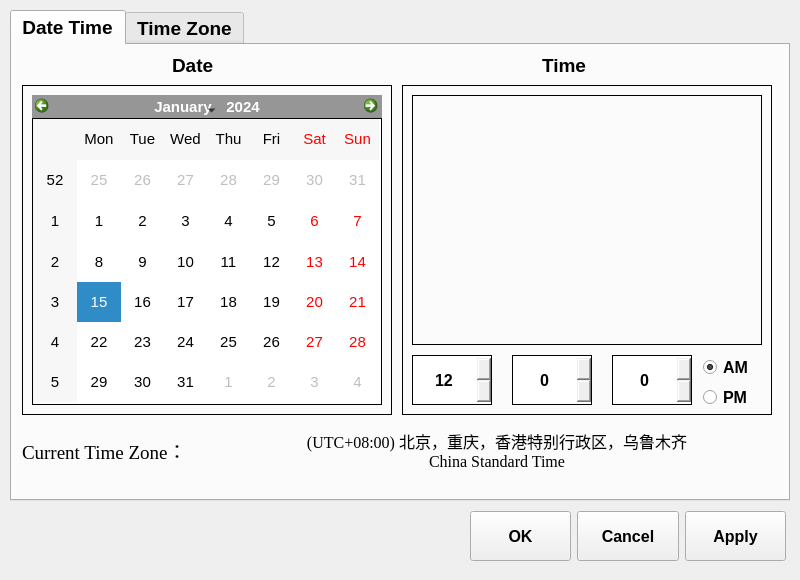
<?xml version="1.0" encoding="UTF-8"?>
<ui version="4.0">
 <class>MainWindow</class>
 <widget class="QMainWindow" name="MainWindow">
  <property name="geometry">
   <rect>
    <x>0</x>
    <y>0</y>
    <width>800</width>
    <height>580</height>
   </rect>
  </property>
  <property name="windowTitle">
   <string>MainWindow</string>
  </property>
  <widget class="QWidget" name="centralwidget">
   <widget class="QTabWidget" name="tabWidget">
    <property name="geometry">
     <rect>
      <x>10</x>
      <y>10</y>
      <width>780</width>
      <height>491</height>
     </rect>
    </property>
    <property name="font">
     <font>
      <pointsize>14</pointsize>
      <bold>true</bold>
     </font>
    </property>
    <property name="currentIndex">
     <number>0</number>
    </property>
    <widget class="QWidget" name="tab">
     <attribute name="title">
      <string>Date Time</string>
     </attribute>
     <widget class="QLabel" name="label">
      <property name="geometry">
       <rect>
        <x>160</x>
        <y>10</y>
        <width>70</width>
        <height>20</height>
       </rect>
      </property>
      <property name="text">
       <string>Date</string>
      </property>
     </widget>
     <widget class="QLabel" name="label_2">
      <property name="geometry">
       <rect>
        <x>530</x>
        <y>10</y>
        <width>69</width>
        <height>20</height>
       </rect>
      </property>
      <property name="text">
       <string>Time</string>
      </property>
     </widget>
     <widget class="QFrame" name="frame">
      <property name="geometry">
       <rect>
        <x>10</x>
        <y>40</y>
        <width>370</width>
        <height>330</height>
       </rect>
      </property>
      <property name="styleSheet">
       <string notr="true">border-style:solid;
border-width:1px;</string>
      </property>
      <property name="frameShape">
       <enum>QFrame::StyledPanel</enum>
      </property>
      <property name="frameShadow">
       <enum>QFrame::Raised</enum>
      </property>
      <widget class="QCalendarWidget" name="calendarWidget">
       <property name="geometry">
        <rect>
         <x>10</x>
         <y>10</y>
         <width>350</width>
         <height>310</height>
        </rect>
       </property>
       <property name="font">
        <font>
         <pointsize>11</pointsize>
        </font>
       </property>
       <property name="styleSheet">
        <string notr="true">#qt_calendar_navigationbar {
    background: rgb(150, 150,150);
}</string>
       </property>
      </widget>
     </widget>
     <widget class="QFrame" name="frame_2">
      <property name="geometry">
       <rect>
        <x>390</x>
        <y>40</y>
        <width>370</width>
        <height>330</height>
       </rect>
      </property>
      <property name="styleSheet">
       <string notr="true">border-style:solid;
border-width:1px;</string>
      </property>
      <property name="frameShape">
       <enum>QFrame::StyledPanel</enum>
      </property>
      <property name="frameShadow">
       <enum>QFrame::Raised</enum>
      </property>
      <widget class="QSpinBox" name="spinBox_2">
       <property name="geometry">
        <rect>
         <x>110</x>
         <y>270</y>
         <width>80</width>
         <height>50</height>
        </rect>
       </property>
       <property name="font">
        <font>
         <pointsize>12</pointsize>
         <bold>true</bold>
        </font>
       </property>
       <property name="wrapping">
        <bool>true</bool>
       </property>
       <property name="alignment">
        <set>Qt::AlignCenter</set>
       </property>
       <property name="keyboardTracking">
        <bool>true</bool>
       </property>
       <property name="minimum">
        <number>0</number>
       </property>
       <property name="maximum">
        <number>59</number>
       </property>
      </widget>
      <widget class="QSpinBox" name="spinBox_3">
       <property name="geometry">
        <rect>
         <x>210</x>
         <y>270</y>
         <width>80</width>
         <height>50</height>
        </rect>
       </property>
       <property name="font">
        <font>
         <pointsize>12</pointsize>
         <bold>true</bold>
        </font>
       </property>
       <property name="wrapping">
        <bool>true</bool>
       </property>
       <property name="alignment">
        <set>Qt::AlignCenter</set>
       </property>
       <property name="keyboardTracking">
        <bool>true</bool>
       </property>
       <property name="minimum">
        <number>0</number>
       </property>
       <property name="maximum">
        <number>59</number>
       </property>
      </widget>
      <widget class="QSpinBox" name="spinBox">
       <property name="geometry">
        <rect>
         <x>10</x>
         <y>270</y>
         <width>80</width>
         <height>50</height>
        </rect>
       </property>
       <property name="font">
        <font>
         <pointsize>12</pointsize>
         <bold>true</bold>
        </font>
       </property>
       <property name="wrapping">
        <bool>true</bool>
       </property>
       <property name="alignment">
        <set>Qt::AlignCenter</set>
       </property>
       <property name="keyboardTracking">
        <bool>true</bool>
       </property>
       <property name="minimum">
        <number>1</number>
       </property>
       <property name="maximum">
        <number>12</number>
       </property>
       <property name="value">
        <number>12</number>
       </property>
      </widget>
      <widget class="QRadioButton" name="radioButton">
       <property name="geometry">
        <rect>
         <x>300</x>
         <y>270</y>
         <width>120</width>
         <height>25</height>
        </rect>
       </property>
       <property name="font">
        <font>
         <pointsize>12</pointsize>
         <bold>true</bold>
        </font>
       </property>
       <property name="text">
        <string>AM</string>
       </property>
       <property name="checked">
        <bool>true</bool>
       </property>
      </widget>
      <widget class="QRadioButton" name="radioButton_2">
       <property name="geometry">
        <rect>
         <x>300</x>
         <y>300</y>
         <width>120</width>
         <height>25</height>
        </rect>
       </property>
       <property name="font">
        <font>
         <pointsize>12</pointsize>
         <bold>true</bold>
        </font>
       </property>
       <property name="text">
        <string>PM</string>
       </property>
      </widget>
      <widget class="QFrame" name="frame_4">
       <property name="geometry">
        <rect>
         <x>10</x>
         <y>10</y>
         <width>350</width>
         <height>250</height>
        </rect>
       </property>
       <property name="frameShape">
        <enum>QFrame::StyledPanel</enum>
       </property>
       <property name="frameShadow">
        <enum>QFrame::Raised</enum>
       </property>
      </widget>
     </widget>
     <widget class="QLabel" name="label_3">
      <property name="geometry">
       <rect>
        <x>10</x>
        <y>380</y>
        <width>200</width>
        <height>50</height>
       </rect>
      </property>
      <property name="font">
       <font>
        <family>Times New Roman</family>
        <pointsize>14</pointsize>
        <bold>false</bold>
       </font>
      </property>
      <property name="text">
       <string>Current Time Zone：</string>
      </property>
     </widget>
     <widget class="QLabel" name="label_4">
      <property name="geometry">
       <rect>
        <x>210</x>
        <y>380</y>
        <width>550</width>
        <height>50</height>
       </rect>
      </property>
      <property name="font">
       <font>
        <family>Times New Roman</family>
        <pointsize>12</pointsize>
        <bold>false</bold>
       </font>
      </property>
      <property name="text">
       <string>(UTC+08:00) 北京，重庆，香港特别行政区，乌鲁木齐
China Standard Time</string>
      </property>
      <property name="alignment">
       <set>Qt::AlignCenter</set>
      </property>
      <property name="wordWrap">
       <bool>true</bool>
      </property>
     </widget>
    </widget>
    <widget class="QWidget" name="tab_2">
     <attribute name="title">
      <string>Time Zone</string>
     </attribute>
     <widget class="QComboBox" name="comboBox">
      <property name="geometry">
       <rect>
        <x>70</x>
        <y>20</y>
        <width>640</width>
        <height>61</height>
       </rect>
      </property>
      <property name="font">
       <font>
        <family>Times New Roman</family>
        <pointsize>12</pointsize>
        <bold>false</bold>
       </font>
      </property>
      <property name="styleSheet">
       <string notr="true">QComboBox QAbstractItemView::item {
 min-height: 70px;
}</string>
      </property>
      <property name="currentIndex">
       <number>104</number>
      </property>
      <item>
       <property name="text">
        <string>(UTC-12:00) 国际日期变更线西
Dateline Standard Time</string>
       </property>
      </item>
      <item>
       <property name="text">
        <string>(UTC-11:00) 协调世界时-11
UTC-11</string>
       </property>
      </item>
      <item>
       <property name="text">
        <string>(UTC-10:00) 阿留申群岛
Aleutian Standard Time</string>
       </property>
      </item>
      <item>
       <property name="text">
        <string>(UTC-10:00) 夏威夷
Hawaiian Standard Time</string>
       </property>
      </item>
      <item>
       <property name="text">
        <string>(UTC-09:30) 马克萨斯群岛
Marquesas Standard Time</string>
       </property>
      </item>
      <item>
       <property name="text">
        <string>(UTC-09:00) 阿拉斯加
Alaskan Standard Time</string>
       </property>
      </item>
      <item>
       <property name="text">
        <string>(UTC-09:00) 协调世界时-09
UTC-09</string>
       </property>
      </item>
      <item>
       <property name="text">
        <string>(UTC-08:00) 太平洋时间(美国和加拿大)
Pacific Standard Time</string>
       </property>
      </item>
      <item>
       <property name="text">
        <string>(UTC-08:00) 下加利福尼亚州
Pacific Standard Time (Mexico)</string>
       </property>
      </item>
      <item>
       <property name="text">
        <string>(UTC-08:00) 协调世界时-08
UTC-08</string>
       </property>
      </item>
      <item>
       <property name="text">
        <string>(UTC-07:00) 奇瓦瓦，拉巴斯，马萨特兰
Mountain Standard Time (Mexico)</string>
       </property>
      </item>
      <item>
       <property name="text">
        <string>(UTC-07:00) 山地时间(美国和加拿大)
Mountain Standard Time</string>
       </property>
      </item>
      <item>
       <property name="text">
        <string>(UTC-07:00) 亚利桑那
US Mountain Standard Time</string>
       </property>
      </item>
      <item>
       <property name="text">
        <string>(UTC-07:00) 育空
Yukon Standard Time</string>
       </property>
      </item>
      <item>
       <property name="text">
        <string>(UTC-06:00) 复活节岛
Easter Island Standard Time</string>
       </property>
      </item>
      <item>
       <property name="text">
        <string>(UTC-06:00) 瓜达拉哈拉，墨西哥城，蒙特雷
Central Standard Time (Mexico)</string>
       </property>
      </item>
      <item>
       <property name="text">
        <string>(UTC-06:00) 萨斯喀彻温
Canada Central Standard Time</string>
       </property>
      </item>
      <item>
       <property name="text">
        <string>(UTC-06:00) 中部时间(美国和加拿大)
Central Standard Time</string>
       </property>
      </item>
      <item>
       <property name="text">
        <string>(UTC-06:00) 中美洲
Central America Standard Time</string>
       </property>
      </item>
      <item>
       <property name="text">
        <string>(UTC-05:00) 波哥大，利马，基多，里奥布朗库
SA Pacific Standard Time</string>
       </property>
      </item>
      <item>
       <property name="text">
        <string>(UTC-05:00) 东部时间(美国和加拿大)
Eastern Standard Time</string>
       </property>
      </item>
      <item>
       <property name="text">
        <string>(UTC-05:00) 哈瓦那
Cuba Standard Time</string>
       </property>
      </item>
      <item>
       <property name="text">
        <string>(UTC-05:00) 海地
Haiti Standard Time</string>
       </property>
      </item>
      <item>
       <property name="text">
        <string>(UTC-05:00) 切图马尔
Eastern Standard Time (Mexico)</string>
       </property>
      </item>
      <item>
       <property name="text">
        <string>(UTC-05:00) 特克斯和凯科斯群岛
Turks And Caicos Standard Time</string>
       </property>
      </item>
      <item>
       <property name="text">
        <string>(UTC-05:00) 印地安那州(东部)
US Eastern Standard Time</string>
       </property>
      </item>
      <item>
       <property name="text">
        <string>(UTC-04:00) 大西洋时间(加拿大)
Atlantic Standard Time</string>
       </property>
      </item>
      <item>
       <property name="text">
        <string>(UTC-04:00) 加拉加斯
Venezuela Standard Time</string>
       </property>
      </item>
      <item>
       <property name="text">
        <string>(UTC-04:00) 库亚巴
Central Brazilian Standard Time</string>
       </property>
      </item>
      <item>
       <property name="text">
        <string>(UTC-04:00) 乔治敦，拉巴斯，马瑙斯，圣胡安
SA Western Standard Time</string>
       </property>
      </item>
      <item>
       <property name="text">
        <string>(UTC-04:00) 圣地亚哥
Pacific SA Standard Time</string>
       </property>
      </item>
      <item>
       <property name="text">
        <string>(UTC-04:00) 亚松森
Paraguay Standard Time</string>
       </property>
      </item>
      <item>
       <property name="text">
        <string>(UTC-03:30) 纽芬兰
Newfoundland Standard Time</string>
       </property>
      </item>
      <item>
       <property name="text">
        <string>(UTC-03:00) 阿拉瓜伊纳
Tocantins Standard Time</string>
       </property>
      </item>
      <item>
       <property name="text">
        <string>(UTC-03:00) 巴西利亚
E. South America Standard Time</string>
       </property>
      </item>
      <item>
       <property name="text">
        <string>(UTC-03:00) 布宜诺斯艾利斯
Argentina Standard Time</string>
       </property>
      </item>
      <item>
       <property name="text">
        <string>(UTC-03:00) 格陵兰
Greenland Standard Time</string>
       </property>
      </item>
      <item>
       <property name="text">
        <string>(UTC-03:00) 卡宴，福塔雷萨
SA Eastern Standard Time</string>
       </property>
      </item>
      <item>
       <property name="text">
        <string>(UTC-03:00) 蒙得维的亚
Montevideo Standard Time</string>
       </property>
      </item>
      <item>
       <property name="text">
        <string>(UTC-03:00) 蓬塔阿雷纳斯
Magallanes Standard Time</string>
       </property>
      </item>
      <item>
       <property name="text">
        <string>(UTC-03:00) 萨尔瓦多
Bahia Standard Time</string>
       </property>
      </item>
      <item>
       <property name="text">
        <string>(UTC-03:00) 圣皮埃尔和密克隆群岛
Saint Pierre Standard Time</string>
       </property>
      </item>
      <item>
       <property name="text">
        <string>(UTC-02:00) 协调世界时-02
UTC-02</string>
       </property>
      </item>
      <item>
       <property name="text">
        <string>(UTC-01:00) 佛得角群岛
Cape Verde Standard Time</string>
       </property>
      </item>
      <item>
       <property name="text">
        <string>(UTC-01:00) 亚速尔群岛
Azores Standard Time</string>
       </property>
      </item>
      <item>
       <property name="text">
        <string>(UTC) 协调世界时
UTC</string>
       </property>
      </item>
      <item>
       <property name="text">
        <string>(UTC+00:00) 都柏林，爱丁堡，里斯本，伦敦
GMT Standard Time</string>
       </property>
      </item>
      <item>
       <property name="text">
        <string>(UTC+00:00) 蒙罗维亚，雷克雅未克
Greenwich Standard Time</string>
       </property>
      </item>
      <item>
       <property name="text">
        <string>(UTC+00:00) 圣多美
Sao Tome Standard Time</string>
       </property>
      </item>
      <item>
       <property name="text">
        <string>(UTC+01:00) 卡萨布兰卡
Morocco Standard Time</string>
       </property>
      </item>
      <item>
       <property name="text">
        <string>(UTC+01:00) 阿姆斯特丹，柏林，伯尔尼，罗马，斯德哥尔摩，维也纳
W. Europe Standard Time</string>
       </property>
      </item>
      <item>
       <property name="text">
        <string>(UTC+01:00) 贝尔格莱德，布拉迪斯拉发，布达佩斯，卢布尔雅那，布拉格
Central Europe Standard Time</string>
       </property>
      </item>
      <item>
       <property name="text">
        <string>(UTC+01:00) 布鲁塞尔，哥本哈根，马德里，巴黎
Romance Standard Time</string>
       </property>
      </item>
      <item>
       <property name="text">
        <string>(UTC+01:00) 萨拉热窝，斯科普里，华沙，萨格勒布
Central European Standard Time</string>
       </property>
      </item>
      <item>
       <property name="text">
        <string>(UTC+01:00) 中非西部
W. Central Africa Standard Time</string>
       </property>
      </item>
      <item>
       <property name="text">
        <string>(UTC+02:00) 贝鲁特
Middle East Standard Time</string>
       </property>
      </item>
      <item>
       <property name="text">
        <string>(UTC+02:00) 大马士革
Syria Standard Time</string>
       </property>
      </item>
      <item>
       <property name="text">
        <string>(UTC+02:00) 的黎波里
Libya Standard Time</string>
       </property>
      </item>
      <item>
       <property name="text">
        <string>(UTC+02:00) 哈拉雷，比勒陀利亚
South Africa Standard Time</string>
       </property>
      </item>
      <item>
       <property name="text">
        <string>(UTC+02:00) 赫尔辛基，基辅，里加，索非亚，塔林，维尔纽斯
FLE Standard Time</string>
       </property>
      </item>
      <item>
       <property name="text">
        <string>(UTC+02:00) 基希讷乌
E. Europe Standard Time</string>
       </property>
      </item>
      <item>
       <property name="text">
        <string>(UTC+02:00) 加里宁格勒
Kaliningrad Standard Time</string>
       </property>
      </item>
      <item>
       <property name="text">
        <string>(UTC+02:00) 加沙，希伯伦
West Bank Standard Time</string>
       </property>
      </item>
      <item>
       <property name="text">
        <string>(UTC+02:00) 喀土穆
Sudan Standard Time</string>
       </property>
      </item>
      <item>
       <property name="text">
        <string>(UTC+02:00) 开罗
Egypt Standard Time</string>
       </property>
      </item>
      <item>
       <property name="text">
        <string>(UTC+02:00) 温得和克
Namibia Standard Time</string>
       </property>
      </item>
      <item>
       <property name="text">
        <string>(UTC+02:00) 雅典，布加勒斯特
GTB Standard Time</string>
       </property>
      </item>
      <item>
       <property name="text">
        <string>(UTC+02:00) 耶路撒冷
Israel Standard Time</string>
       </property>
      </item>
      <item>
       <property name="text">
        <string>(UTC+02:00) 朱巴
South Sudan Standard Time</string>
       </property>
      </item>
      <item>
       <property name="text">
        <string>(UTC+03:00) 安曼
Jordan Standard Time</string>
       </property>
      </item>
      <item>
       <property name="text">
        <string>(UTC+03:00) 巴格达
Arabic Standard Time</string>
       </property>
      </item>
      <item>
       <property name="text">
        <string>(UTC+03:00) 科威特，利雅得
Arab Standard Time</string>
       </property>
      </item>
      <item>
       <property name="text">
        <string>(UTC+03:00) 明斯克
Belarus Standard Time</string>
       </property>
      </item>
      <item>
       <property name="text">
        <string>(UTC+03:00) 莫斯科，圣彼得堡
Russian Standard Time</string>
       </property>
      </item>
      <item>
       <property name="text">
        <string>(UTC+03:00) 内罗毕
E. Africa Standard Time</string>
       </property>
      </item>
      <item>
       <property name="text">
        <string>(UTC+03:00) 伊斯坦布尔
Turkey Standard Time</string>
       </property>
      </item>
      <item>
       <property name="text">
        <string>(UTC+03:30) 德黑兰
Iran Standard Time</string>
       </property>
      </item>
      <item>
       <property name="text">
        <string>(UTC+04:00) 阿布扎比，马斯喀特
Arabian Standard Time</string>
       </property>
      </item>
      <item>
       <property name="text">
        <string>(UTC+04:00) 阿斯特拉罕，乌里扬诺夫斯克
Astrakhan Standard Time</string>
       </property>
      </item>
      <item>
       <property name="text">
        <string>(UTC+04:00) 埃里温
Caucasus Standard Time</string>
       </property>
      </item>
      <item>
       <property name="text">
        <string>(UTC+04:00) 巴库
Azerbaijan Standard Time</string>
       </property>
      </item>
      <item>
       <property name="text">
        <string>(UTC+04:00) 第比利斯
Georgian Standard Time</string>
       </property>
      </item>
      <item>
       <property name="text">
        <string>(UTC+04:00) 伏尔加格勒
Volgograd Standard Time</string>
       </property>
      </item>
      <item>
       <property name="text">
        <string>(UTC+04:00) 路易港
Mauritius Standard Time</string>
       </property>
      </item>
      <item>
       <property name="text">
        <string>(UTC+04:00) 萨拉托夫
Saratov Standard Time</string>
       </property>
      </item>
      <item>
       <property name="text">
        <string>(UTC+04:00) 伊热夫斯克，萨马拉
Russia Time Zone 3</string>
       </property>
      </item>
      <item>
       <property name="text">
        <string>(UTC+04:30) 喀布尔
Afghanistan Standard Time</string>
       </property>
      </item>
      <item>
       <property name="text">
        <string>(UTC+05:00) 阿什哈巴德，塔什干
West Asia Standard Time</string>
       </property>
      </item>
      <item>
       <property name="text">
        <string>(UTC+05:00) 克孜洛尔达
Qyzylorda Standard Time</string>
       </property>
      </item>
      <item>
       <property name="text">
        <string>(UTC+05:00) 叶卡捷琳堡
Ekaterinburg Standard Time</string>
       </property>
      </item>
      <item>
       <property name="text">
        <string>(UTC+05:00) 伊斯兰堡，卡拉奇
Pakistan Standard Time</string>
       </property>
      </item>
      <item>
       <property name="text">
        <string>(UTC+05:30) 钦奈，加尔各答，孟买，新德里
India Standard Time</string>
       </property>
      </item>
      <item>
       <property name="text">
        <string>(UTC+05:30) 斯里加亚渥登普拉
Sri Lanka Standard Time</string>
       </property>
      </item>
      <item>
       <property name="text">
        <string>(UTC+05:45) 加德满都
Nepal Standard Time</string>
       </property>
      </item>
      <item>
       <property name="text">
        <string>(UTC+06:00) 阿斯塔纳
Central Asia Standard Time</string>
       </property>
      </item>
      <item>
       <property name="text">
        <string>(UTC+06:00) 达卡
Bangladesh Standard Time</string>
       </property>
      </item>
      <item>
       <property name="text">
        <string>(UTC+06:00) 鄂木斯克
Omsk Standard Time</string>
       </property>
      </item>
      <item>
       <property name="text">
        <string>(UTC+06:30) 仰光
Myanmar Standard Time</string>
       </property>
      </item>
      <item>
       <property name="text">
        <string>(UTC+07:00) 巴尔瑙尔，戈尔诺-阿尔泰斯克
Altai Standard Time</string>
       </property>
      </item>
      <item>
       <property name="text">
        <string>(UTC+07:00) 科布多
W. Mongolia Standard Time</string>
       </property>
      </item>
      <item>
       <property name="text">
        <string>(UTC+07:00) 克拉斯诺亚尔斯克
North Asia Standard Time</string>
       </property>
      </item>
      <item>
       <property name="text">
        <string>(UTC+07:00) 曼谷，河内，雅加达
SE Asia Standard Time</string>
       </property>
      </item>
      <item>
       <property name="text">
        <string>(UTC+07:00) 托木斯克
Tomsk Standard Time</string>
       </property>
      </item>
      <item>
       <property name="text">
        <string>(UTC+07:00) 新西伯利亚
N. Central Asia Standard Time</string>
       </property>
      </item>
      <item>
       <property name="text">
        <string>(UTC+08:00) 北京，重庆，香港特别行政区，乌鲁木齐
China Standard Time</string>
       </property>
      </item>
      <item>
       <property name="text">
        <string>(UTC+08:00) 吉隆坡，新加坡
Singapore Standard Time</string>
       </property>
      </item>
      <item>
       <property name="text">
        <string>(UTC+08:00) 珀斯
W. Australia Standard Time</string>
       </property>
      </item>
      <item>
       <property name="text">
        <string>(UTC+08:00) 台北
Taipei Standard Time</string>
       </property>
      </item>
      <item>
       <property name="text">
        <string>(UTC+08:00) 乌兰巴托
Ulaanbaatar Standard Time</string>
       </property>
      </item>
      <item>
       <property name="text">
        <string>(UTC+08:00) 伊尔库茨克
North Asia East Standard Time</string>
       </property>
      </item>
      <item>
       <property name="text">
        <string>(UTC+08:45) 尤克拉
Aus Central W. Standard Time</string>
       </property>
      </item>
      <item>
       <property name="text">
        <string>(UTC+09:00) 赤塔市
Transbaikal Standard Time</string>
       </property>
      </item>
      <item>
       <property name="text">
        <string>(UTC+09:00) 大阪，札幌，东京
Tokyo Standard Time</string>
       </property>
      </item>
      <item>
       <property name="text">
        <string>(UTC+09:00) 平壤
North Korea Standard Time</string>
       </property>
      </item>
      <item>
       <property name="text">
        <string>(UTC+09:00) 首尔
Korea Standard Time</string>
       </property>
      </item>
      <item>
       <property name="text">
        <string>(UTC+09:00) 雅库茨克
Yakutsk Standard Time</string>
       </property>
      </item>
      <item>
       <property name="text">
        <string>(UTC+09:30) 阿德莱德
Cen. Australia Standard Time</string>
       </property>
      </item>
      <item>
       <property name="text">
        <string>(UTC+09:30) 达尔文
AUS Central Standard Time</string>
       </property>
      </item>
      <item>
       <property name="text">
        <string>(UTC+10:00) 布里斯班
E. Australia Standard Time</string>
       </property>
      </item>
      <item>
       <property name="text">
        <string>(UTC+10:00) 符拉迪沃斯托克
Vladivostok Standard Time</string>
       </property>
      </item>
      <item>
       <property name="text">
        <string>(UTC+10:00) 关岛，莫尔兹比港
West Pacific Standard Time</string>
       </property>
      </item>
      <item>
       <property name="text">
        <string>(UTC+10:00) 霍巴特
Tasmania Standard Time</string>
       </property>
      </item>
      <item>
       <property name="text">
        <string>(UTC+10:00) 堪培拉，墨尔本，悉尼
AUS Eastern Standard Time</string>
       </property>
      </item>
      <item>
       <property name="text">
        <string>(UTC+10:30) 豪勋爵岛
Lord Howe Standard Time</string>
       </property>
      </item>
      <item>
       <property name="text">
        <string>(UTC+11:00) 布干维尔岛
Bougainville Standard Time</string>
       </property>
      </item>
      <item>
       <property name="text">
        <string>(UTC+11:00) 马加丹
Magadan Standard Time</string>
       </property>
      </item>
      <item>
       <property name="text">
        <string>(UTC+11:00) 诺福克岛
Norfolk Standard Time</string>
       </property>
      </item>
      <item>
       <property name="text">
        <string>(UTC+11:00) 乔库尔达赫
Russia Time Zone 10</string>
       </property>
      </item>
      <item>
       <property name="text">
        <string>(UTC+11:00) 萨哈林
Sakhalin Standard Time</string>
       </property>
      </item>
      <item>
       <property name="text">
        <string>(UTC+11:00) 所罗门群岛，新喀里多尼亚
Central Pacific Standard Time</string>
       </property>
      </item>
      <item>
       <property name="text">
        <string>(UTC+12:00) 阿纳德尔，堪察加彼得罗巴甫洛夫斯克
Russia Time Zone 11</string>
       </property>
      </item>
      <item>
       <property name="text">
        <string>(UTC+12:00) 奥克兰，惠灵顿
New Zealand Standard Time</string>
       </property>
      </item>
      <item>
       <property name="text">
        <string>(UTC+12:00) 斐济
Fiji Standard Time</string>
       </property>
      </item>
      <item>
       <property name="text">
        <string>(UTC+12:00) 协调世界时+12
UTC+12</string>
       </property>
      </item>
      <item>
       <property name="text">
        <string>(UTC+12:45) 查塔姆群岛
Chatham Islands Standard Time</string>
       </property>
      </item>
      <item>
       <property name="text">
        <string>(UTC+13:00) 努库阿洛法
Tonga Standard Time</string>
       </property>
      </item>
      <item>
       <property name="text">
        <string>(UTC+13:00) 萨摩亚群岛
Samoa Standard Time</string>
       </property>
      </item>
      <item>
       <property name="text">
        <string>(UTC+13:00) 协调世界时+13
UTC+13</string>
       </property>
      </item>
      <item>
       <property name="text">
        <string>(UTC+14:00) 圣诞岛
Line Islands Standard Time</string>
       </property>
      </item>
     </widget>
     <widget class="QFrame" name="frame_3">
      <property name="geometry">
       <rect>
        <x>70</x>
        <y>100</y>
        <width>640</width>
        <height>301</height>
       </rect>
      </property>
      <property name="styleSheet">
       <string notr="true">border-image:url(:/timezone_map_small.gif)</string>
      </property>
      <property name="frameShape">
       <enum>QFrame::StyledPanel</enum>
      </property>
      <property name="frameShadow">
       <enum>QFrame::Raised</enum>
      </property>
     </widget>
     <widget class="QCheckBox" name="checkBox">
      <property name="geometry">
       <rect>
        <x>70</x>
        <y>410</y>
        <width>640</width>
        <height>30</height>
       </rect>
      </property>
      <property name="font">
       <font>
        <family>Times New Roman</family>
        <pointsize>12</pointsize>
        <bold>false</bold>
       </font>
      </property>
      <property name="text">
       <string>Automatically adjust clock for daylight saving changes</string>
      </property>
     </widget>
    </widget>
   </widget>
   <widget class="QWidget" name="">
    <property name="geometry">
     <rect>
      <x>470</x>
      <y>510</y>
      <width>316</width>
      <height>52</height>
     </rect>
    </property>
    <layout class="QHBoxLayout" name="horizontalLayout">
     <item>
      <widget class="QPushButton" name="pushButton">
       <property name="minimumSize">
        <size>
         <width>100</width>
         <height>50</height>
        </size>
       </property>
       <property name="font">
        <font>
         <pointsize>12</pointsize>
         <bold>true</bold>
        </font>
       </property>
       <property name="text">
        <string>OK</string>
       </property>
      </widget>
     </item>
     <item>
      <widget class="QPushButton" name="pushButton_2">
       <property name="minimumSize">
        <size>
         <width>100</width>
         <height>50</height>
        </size>
       </property>
       <property name="font">
        <font>
         <pointsize>12</pointsize>
         <bold>true</bold>
        </font>
       </property>
       <property name="text">
        <string>Cancel</string>
       </property>
      </widget>
     </item>
     <item>
      <widget class="QPushButton" name="pushButton_3">
       <property name="minimumSize">
        <size>
         <width>100</width>
         <height>50</height>
        </size>
       </property>
       <property name="font">
        <font>
         <pointsize>12</pointsize>
         <bold>true</bold>
        </font>
       </property>
       <property name="text">
        <string>Apply</string>
       </property>
      </widget>
     </item>
    </layout>
   </widget>
  </widget>
 </widget>
 <resources/>
 <connections/>
</ui>
